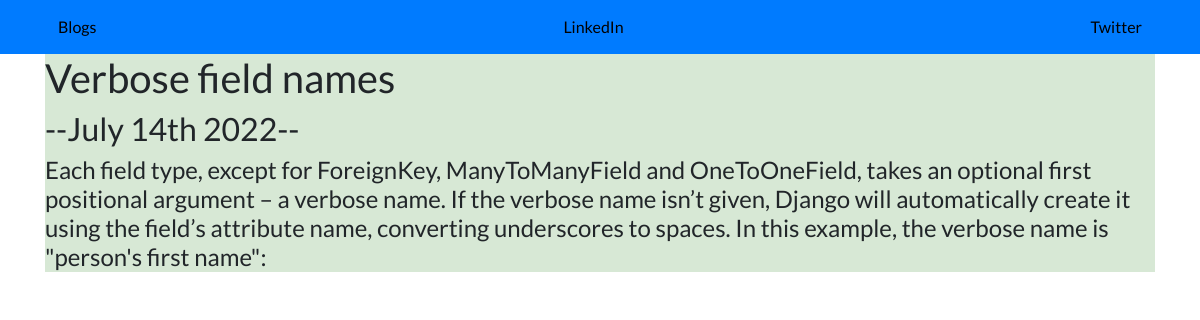
The page /blog/6/ on the database its author committed.
### blog/models.py (models this page shows, shortened)
class blog_model(models.Model):
    title = models.CharField(max_length=100)
    date = models.DateField()
    description = models.TextField()
    class Meta:
        verbose_name = 'Blog'
        verbose_name_plural = 'Blogs'

### blog/views.py (the view)
# urls.py: path( '<int:blog_id>/', views.detail, name='detail'),
def detail(request,blog_id):
    blog = get_object_or_404(blog_model,pk=blog_id)
    return render(request,'blog/detail.html',{'blog':blog,'showBlog':True})

### blog/templates/blog/detail.html (shortened to what this page needs)
{% extends 'portfolio/base.html' %}
{% block content %}
     <div class="detail">
          <h1>{{ blog.title }}</h1>
          <h2>--{{ blog.date | date:'F jS Y'}}--</h2>
          <h4>{{ blog.description|safe }}</h4>
     </div>
{% endblock %}

### portfolio/static/portfolio/custom.css (style rules this page uses)
body { font-family: 'Lato', sans-serif; }

### blog/templates/blog/detail.html (style rules this page uses)
.detail { background-color:#1376072b }

### rows shown on the page
blog_model: title "Verbose field names", date "July 14th 2022", description "Each field type, except for ForeignKey, ManyToManyField and OneToOneField, takes an optional first positional argument – a verbose name. If the verbose name isn’t given, Django will automatically create it using the field’s attribute name, converting underscores to spaces. In this example, the verbose name is \"person's first name\":"
